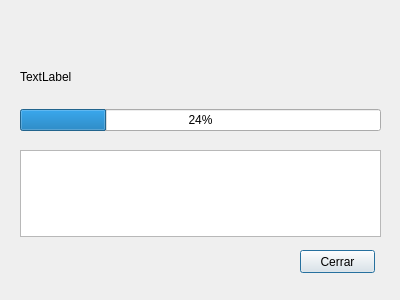
<?xml version="1.0" encoding="UTF-8"?>
<ui version="4.0">
 <class>Dialog</class>
 <widget class="QDialog" name="Dialog">
  <property name="geometry">
   <rect>
    <x>0</x>
    <y>0</y>
    <width>400</width>
    <height>300</height>
   </rect>
  </property>
  <property name="windowTitle">
   <string>Dialog</string>
  </property>
  <widget class="QPushButton" name="closeButton">
   <property name="geometry">
    <rect>
     <x>300</x>
     <y>250</y>
     <width>75</width>
     <height>23</height>
    </rect>
   </property>
   <property name="text">
    <string>Cerrar</string>
   </property>
  </widget>
  <widget class="QWidget" name="layoutWidget">
   <property name="geometry">
    <rect>
     <x>20</x>
     <y>50</y>
     <width>361</width>
     <height>81</height>
    </rect>
   </property>
   <layout class="QVBoxLayout" name="verticalLayout">
    <item>
     <widget class="QLabel" name="statusLabel">
      <property name="sizePolicy">
       <sizepolicy hsizetype="Preferred" vsizetype="Expanding">
        <horstretch>0</horstretch>
        <verstretch>0</verstretch>
       </sizepolicy>
      </property>
      <property name="styleSheet">
       <string notr="true">statusLabel</string>
      </property>
      <property name="text">
       <string>TextLabel</string>
      </property>
     </widget>
    </item>
    <item>
     <widget class="QProgressBar" name="progressBar">
      <property name="value">
       <number>24</number>
      </property>
     </widget>
    </item>
   </layout>
  </widget>
  <widget class="QPlainTextEdit" name="outputText">
   <property name="geometry">
    <rect>
     <x>20</x>
     <y>150</y>
     <width>361</width>
     <height>87</height>
    </rect>
   </property>
  </widget>
 </widget>
 <resources/>
 <connections/>
</ui>
